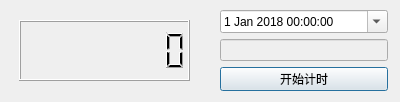
<?xml version="1.0" encoding="UTF-8"?>
<ui version="4.0">
 <class>CountDownTimer</class>
 <widget class="QDialog" name="CountDownTimer">
  <property name="enabled">
   <bool>true</bool>
  </property>
  <property name="geometry">
   <rect>
    <x>0</x>
    <y>0</y>
    <width>400</width>
    <height>102</height>
   </rect>
  </property>
  <property name="minimumSize">
   <size>
    <width>400</width>
    <height>102</height>
   </size>
  </property>
  <property name="maximumSize">
   <size>
    <width>400</width>
    <height>102</height>
   </size>
  </property>
  <property name="windowTitle">
   <string>下班倒计时:)</string>
  </property>
  <widget class="QWidget" name="layoutWidget">
   <property name="geometry">
    <rect>
     <x>220</x>
     <y>10</y>
     <width>168</width>
     <height>81</height>
    </rect>
   </property>
   <layout class="QGridLayout" name="gridLayout">
    <item row="0" column="0">
     <widget class="QDateTimeEdit" name="dateTimeEdit">
      <property name="contextMenuPolicy">
       <enum>Qt::DefaultContextMenu</enum>
      </property>
      <property name="dateTime">
       <datetime>
        <hour>0</hour>
        <minute>0</minute>
        <second>0</second>
        <year>2018</year>
        <month>1</month>
        <day>1</day>
       </datetime>
      </property>
      <property name="calendarPopup">
       <bool>true</bool>
      </property>
     </widget>
    </item>
    <item row="1" column="0">
     <widget class="QLineEdit" name="lineEdit">
      <property name="enabled">
       <bool>false</bool>
      </property>
     </widget>
    </item>
    <item row="2" column="0">
     <widget class="QPushButton" name="pushButton_start">
      <property name="text">
       <string>开始计时</string>
      </property>
     </widget>
    </item>
   </layout>
  </widget>
  <widget class="QLCDNumber" name="lcdNumber">
   <property name="geometry">
    <rect>
     <x>19</x>
     <y>20</y>
     <width>171</width>
     <height>61</height>
    </rect>
   </property>
   <property name="digitCount">
    <number>8</number>
   </property>
  </widget>
 </widget>
 <resources/>
 <connections/>
</ui>
